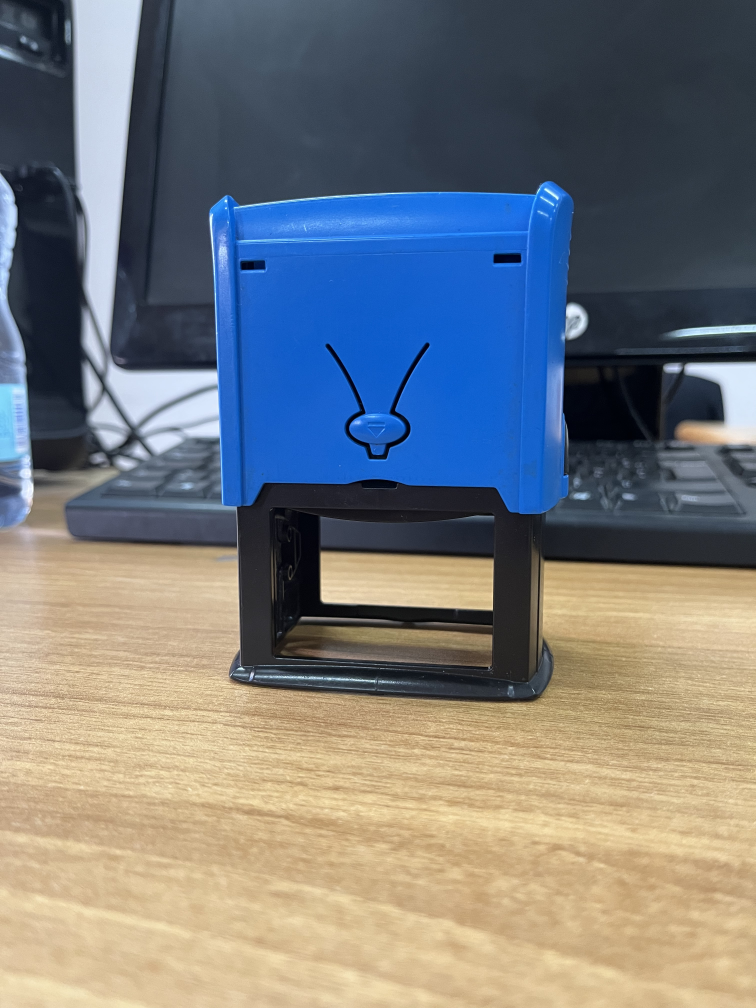
#> input picture TP4CV/images_nesrine/Right.jpg, 3024 x 4032 px, found by its file name (shown at 1/4 size)
$ python epipolar1.py
#> lines starting #> are read from the running program, lines starting #| are printed output that depends on the picture
import cv2
import numpy as np
from matplotlib import pyplot as plt
import os

# Reference: https://opencv24-python-tutorials.readthedocs.io/en/latest/py_tutorials/py_calib3d/py_epipolar_geometry/py_epipolar_geometry.html

script_dir = os.path.dirname(os.path.abspath(__file__))
shrink=0.2
img1 = cv2.imread(os.path.join(script_dir, 'Djo_art/Right.jpg'), 0)  #queryimage # left image
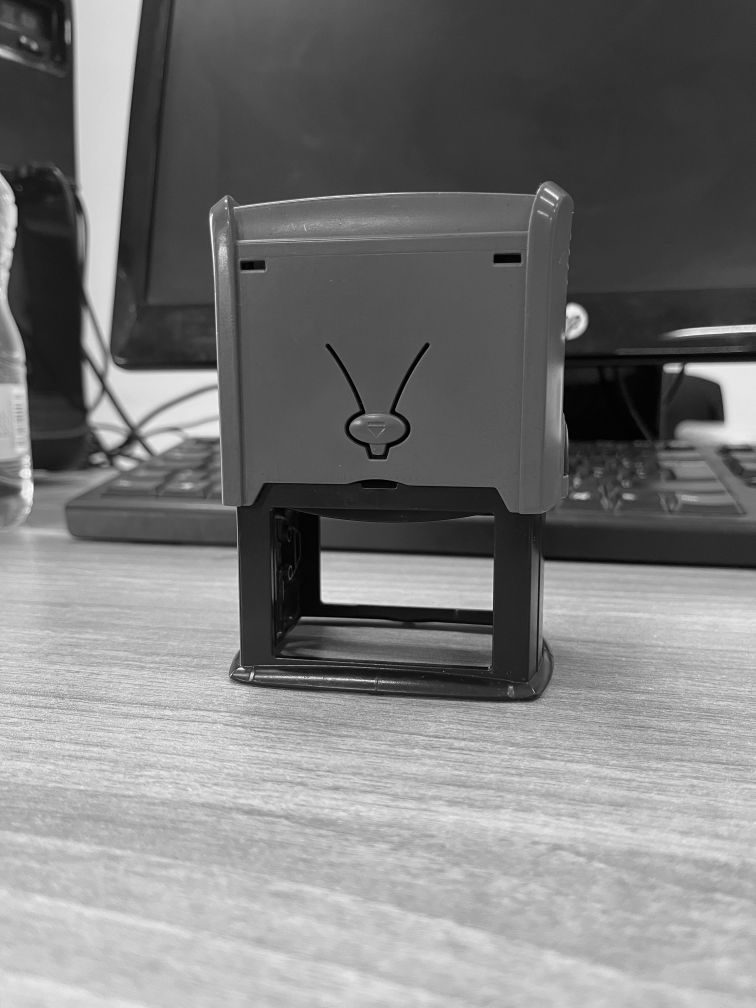
#> img1: shape (4032, 3024) (shown at 1/4 size); min 0, max 255, mean 122
img2 = cv2.imread(os.path.join(script_dir, 'Djo_art/Left.jpg'), 0)  #trainimage # right image
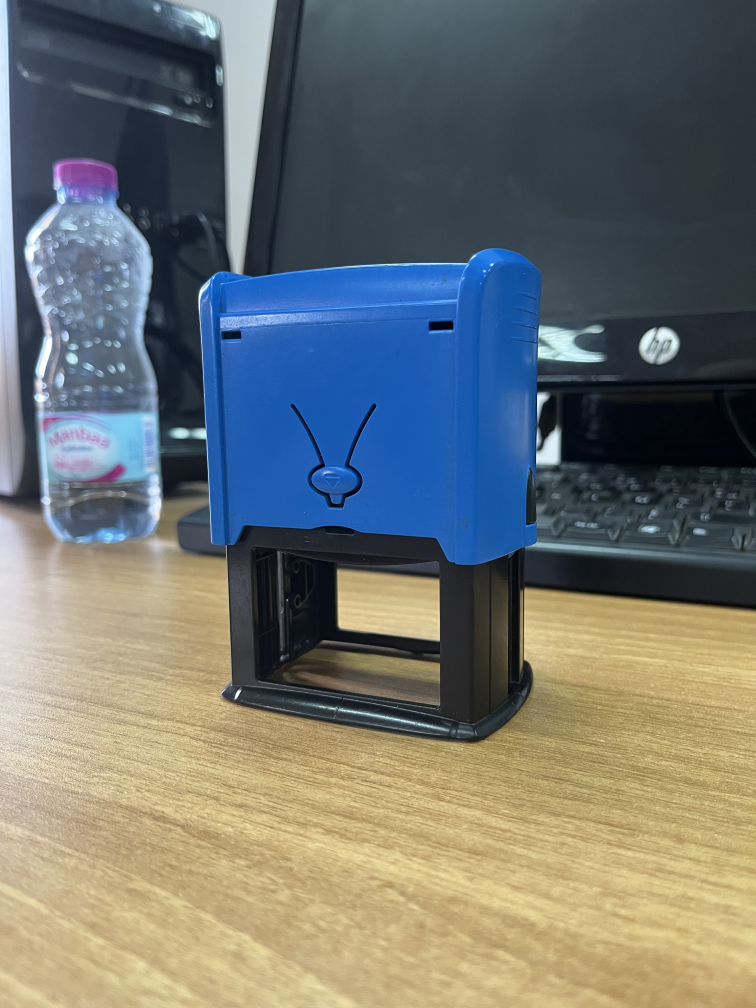
#> input picture TP4CV/images_nesrine/Left.jpg, 3024 x 4032 px, found by its file name (shown at 1/4 size)
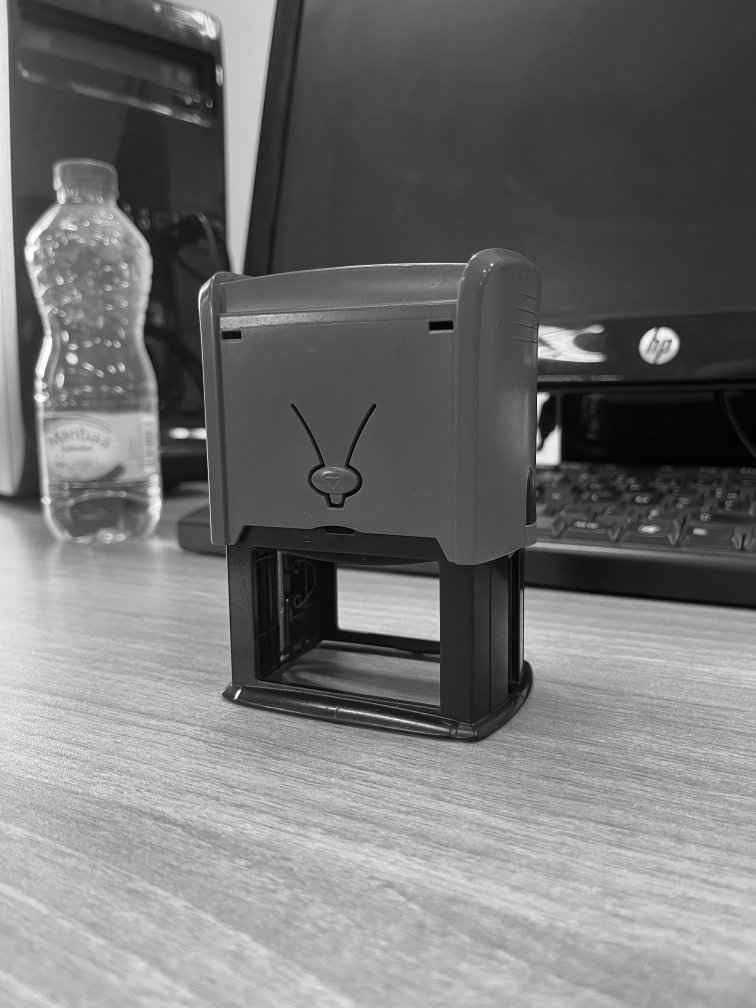
#> img2: shape (4032, 3024) (shown at 1/4 size); min 0, max 255, mean 114.7
if img1 is None or img2 is None:
    raise FileNotFoundError("Could not load Right.jpg or Left.jpg")
img1 = cv2.resize(img1, (0,0), fx=shrink, fy=shrink, interpolation=cv2.INTER_CUBIC)# preserves edge details better than INTER_AREA
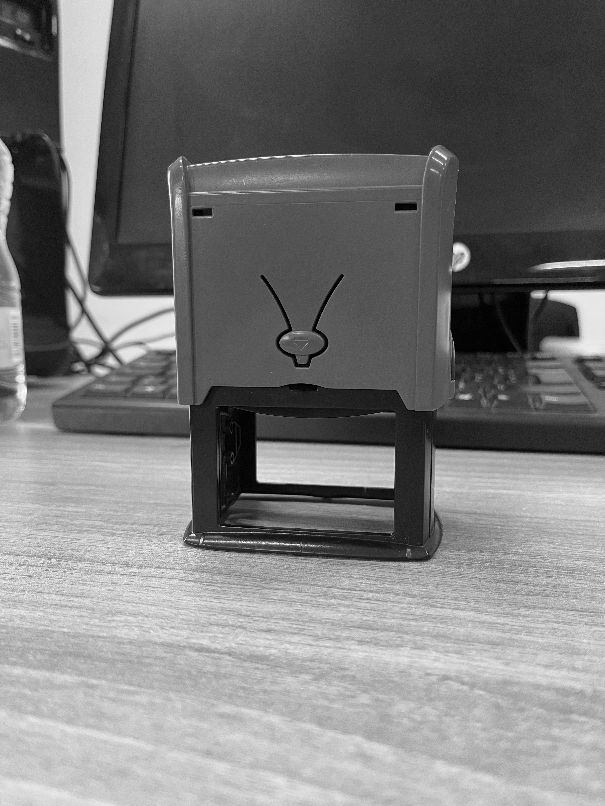
#> img1: shape (806, 605); min 0, max 255, mean 121.9
img2 = cv2.resize(img2, (0,0), fx=shrink, fy=shrink, interpolation=cv2.INTER_CUBIC)
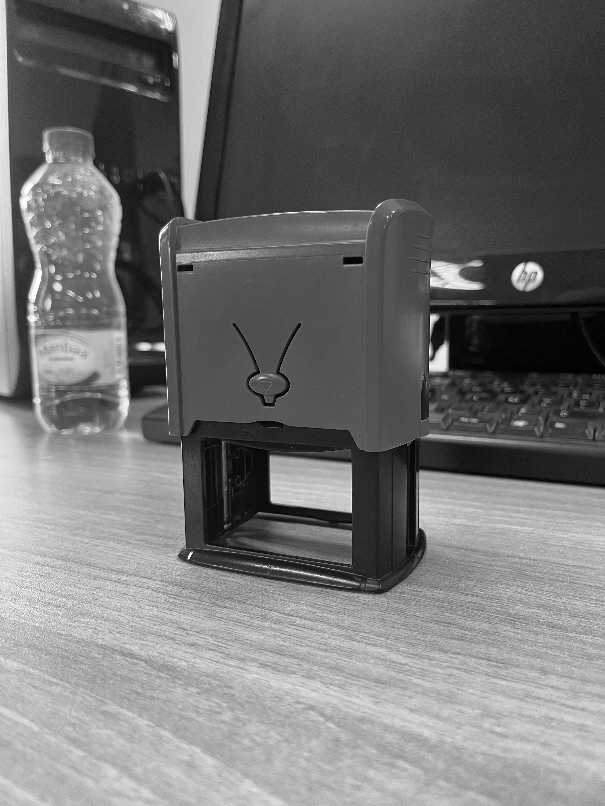
#> img2: shape (806, 605); min 0, max 255, mean 114.7
sift = cv2.SIFT.create()

# find the keypoints and descriptors with SIFT
kp1, des1 = sift.detectAndCompute(img1,None)
#> kp1 = 730 keypoints; strongest (x, y, size): (275, 463, 27.9), (459, 248, 7.5), (538, 294, 6.7), (557, 295, 8.4)
kp2, des2 = sift.detectAndCompute(img2,None)
#> kp2 = 860 keypoints; strongest (x, y, size): (433, 318, 5.6), (440, 362, 13.2), (191, 553, 2.1), (527, 275, 20.3)


bf = cv2.BFMatcher()
matches = bf.knnMatch(des1, des2, k=2)
#> matches = 730 matches
good = []
pts1 = []
pts2 = []

# ratio test as per Lowe's paper
for m, n in matches:
    if m.distance < 0.3 * n.distance:
        good.append([m])
        pts2.append(kp2[m.trainIdx].pt) #we extract the locations (coordinates) of matched keypoints in both images and store them in pts1 and pts2.
        pts1.append(kp1[m.queryIdx].pt)
#> after the loop, good = []; pts1 = []; pts2 = []

img3 = cv2.drawMatchesKnn(img1,kp1,img2,kp2,good[:], None, flags=2)
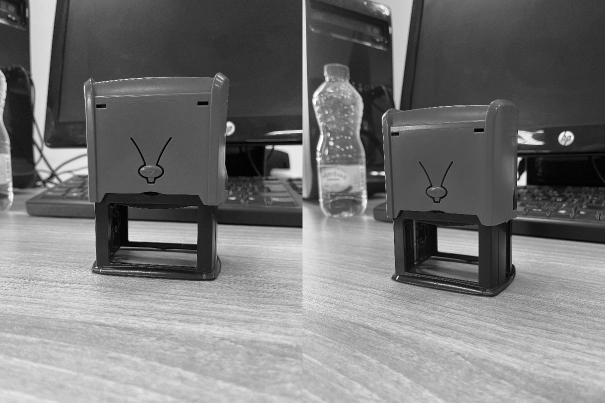
#> img3: shape (806, 1210, 3) (shown at 1/2 size); min 0, max 255, mean 118.3
cv2.imshow("img3", img3)
cv2.waitKey(0)
cv2.destroyAllWindows()
pts1 = np.int32(pts1)
#> pts1 = empty array
pts2 = np.int32(pts2)
#> pts2 = empty array

#> (the run stopped early here; a loop or call above may not have finished)
